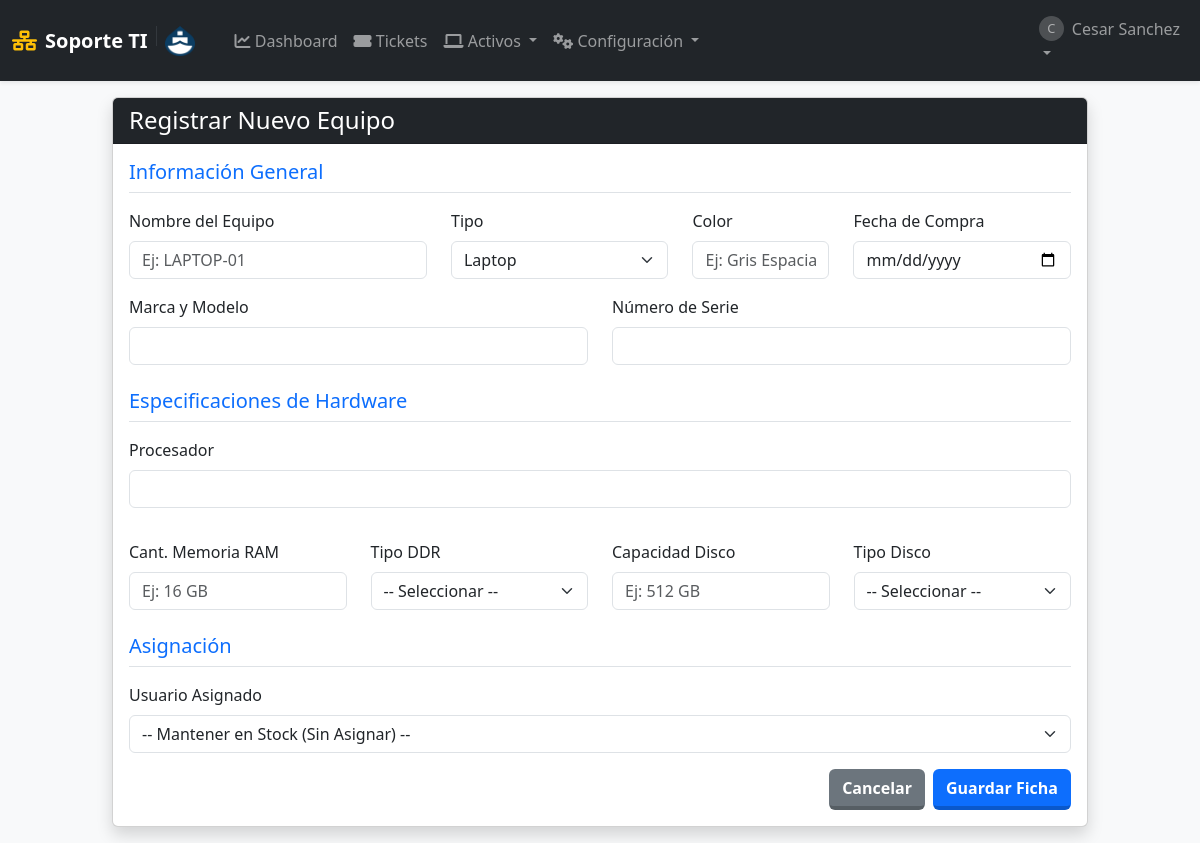
Before: /equipos/gestion/2 (signed in) with the older database file.
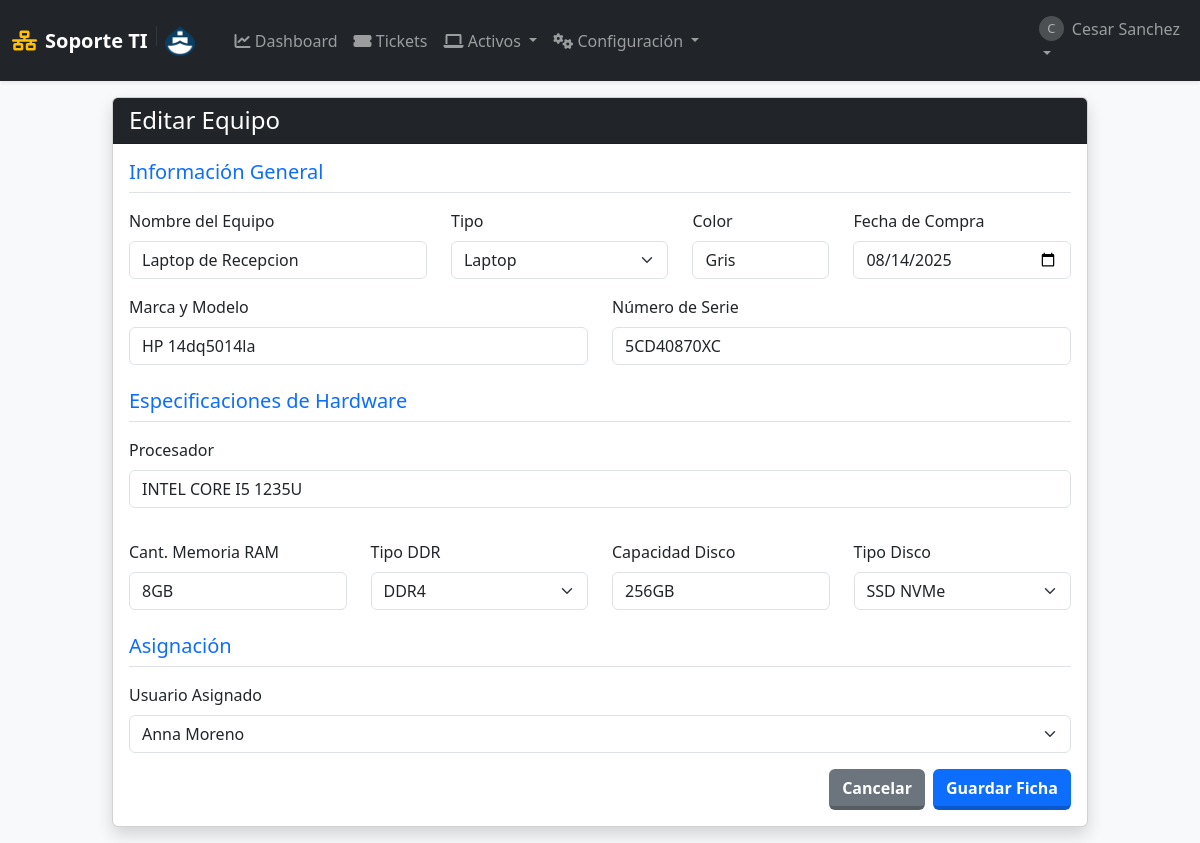
After: the same page with the newer database file.
### tables this page shows
CREATE TABLE equipos (
            id INTEGER PRIMARY KEY AUTOINCREMENT,
            nombre_equipo TEXT UNIQUE NOT NULL,
            tipo TEXT,
            marca_modelo TEXT,
            numero_serie TEXT UNIQUE,
            fecha_adquisicion DATE,
            usuario_asignado_id INTEGER,
            notas TEXT, procesador TEXT, memoria_ram TEXT, tipo_ram TEXT, disco_duro TEXT, tipo_disco TEXT, fecha_compra DATE, color TEXT,
            FOREIGN KEY (usuario_asignado_id) REFERENCES usuarios (id) ON DELETE SET NULL
        );

CREATE TABLE usuarios (
            id INTEGER PRIMARY KEY AUTOINCREMENT,
            username TEXT UNIQUE NOT NULL,
            email TEXT UNIQUE,
            password_hash TEXT NOT NULL,
            role TEXT NOT NULL DEFAULT 'user' CHECK(role IN ('admin', 'user', 'tecnico')),
            departamento TEXT,
            fecha_creacion TIMESTAMP DEFAULT CURRENT_TIMESTAMP
        );

### app.py (the view, shortened to what this page needs)
@app.route('/equipos/gestion', methods=['GET', 'POST'])
@app.route('/equipos/gestion/<int:equipo_id>', methods=['GET', 'POST'])
@admin_required
def gestion_equipo(equipo_id=None):
    db = get_db()
    equipo = db.execute("SELECT * FROM equipos WHERE id = ?", (equipo_id,)).fetchone() if equipo_id else None
    usuarios = db.execute("SELECT id, username FROM usuarios").fetchall()
    return render_template('formulario_equipo.html', equipo=equipo, usuarios=usuarios)

### app.py (called while the page is built)
def get_db():
    if 'db' not in g:
        g.db = sqlite3.connect(app.config['DB_FILE'])
        g.db.row_factory = sqlite3.Row
        g.db.execute("PRAGMA foreign_keys = ON")
    return g.db

def admin_required(f):
    @wraps(f)
    def decorated_function(*args, **kwargs):
        if session.get('role') != 'admin':
            flash('Acceso denegado.', 'danger')
            return redirect(url_for('dashboard'))
        return f(*args, **kwargs)
    return decorated_function

### templates/formulario_equipo.html (shortened to what the changed rows need)
{% extends "layout.html" %}
{% block content %}
<div class="row justify-content-center">
    <div class="col-md-10">
        <div class="card shadow">
            <div class="card-header bg-dark text-white">
                <h4 class="mb-0">
                    {% if equipo %}Editar Equipo{% else %}Registrar Nuevo Equipo{% endif %}
                </h4>
            </div>
            <div class="card-body">
                <form method="POST">
                    <div class="row mb-3">
                        <div class="col-md-4">
                            <label class="form-label">Nombre del Equipo</label>
                            <input type="text" name="nombre_equipo" class="form-control" value="{{ equipo.nombre_equipo if equipo else '' }}" required placeholder="Ej: LAPTOP-01">
                        </div>
                        <div class="col-md-3">
                            <label class="form-label">Tipo</label>
                            <select name="tipo" class="form-select">
                                <option value="Laptop" {% if equipo and equipo.tipo == 'Laptop' %}selected{% endif %}>Laptop</option>
                            </select>
                        </div>
                        <div class="col-md-2">
                            <label class="form-label">Color</label>
                            <input type="text" name="color" class="form-control" value="{{ equipo.color if equipo else '' }}" placeholder="Ej: Gris Espacial">
                        </div>
                        <div class="col-md-3">
                            <label class="form-label">Fecha de Compra</label>
                            <input type="date" name="fecha_compra" class="form-control" value="{{ equipo.fecha_compra if equipo else '' }}">
                        </div>
                    </div>
                    <div class="row mb-3">
                        <div class="col-md-6">
                            <label class="form-label">Marca y Modelo</label>
                            <input type="text" name="marca_modelo" class="form-control" value="{{ equipo.marca_modelo if equipo else '' }}">
                        </div>
                        <div class="col-md-6">
                            <label class="form-label">Número de Serie</label>
                            <input type="text" name="numero_serie" class="form-control" value="{{ equipo.numero_serie if equipo else '' }}">
                        </div>
                    </div>
                    <div class="row mb-3">
                        <div class="col-md-12 mb-3">
                            <label class="form-label">Procesador</label>
                            <input type="text" name="procesador" class="form-control" value="{{ equipo.procesador if equipo else '' }}">
                        </div>
                    </div>
                    <div class="row mb-3">
                        <div class="col-md-3">
                            <label class="form-label">Cant. Memoria RAM</label>
                            <input type="text" name="memoria_ram" class="form-control" value="{{ equipo.memoria_ram if equipo else '' }}" placeholder="Ej: 16 GB">
                        </div>
                        <div class="col-md-3">
                            <label class="form-label">Tipo DDR</label>
                            <select name="tipo_ram" class="form-select">
                                <option value="">-- Seleccionar --</option>
                                <option value="DDR4" {% if equipo and equipo.tipo_ram == 'DDR4' %}selected{% endif %}>DDR4</option>
                            </select>
                        </div>
                        <div class="col-md-3">
                            <label class="form-label">Capacidad Disco</label>
                            <input type="text" name="disco_duro" class="form-control" value="{{ equipo.disco_duro if equipo else '' }}" placeholder="Ej: 512 GB">
                        </div>
                        <div class="col-md-3">
                            <label class="form-label">Tipo Disco</label>
                            <select name="tipo_disco" class="form-select">
                                <option value="">-- Seleccionar --</option>
                                <option value="SSD NVMe" {% if equipo and equipo.tipo_disco == 'SSD NVMe' %}selected{% endif %}>SSD NVMe</option>
                            </select>
                        </div>
                    </div>
                    <div class="mb-3">
                        <label class="form-label">Usuario Asignado</label>
                        <select name="usuario_asignado_id" class="form-select">
                            <option value="">-- Mantener en Stock (Sin Asignar) --</option>
                            {% for usuario in usuarios %}
                            <option value="{{ usuario.id }}" {% if equipo and equipo.usuario_asignado_id == usuario.id %}selected{% endif %}>
                                {{ usuario.username }}
                            </option>
                            {% endfor %}
                        </select>
                    </div>
                </form>
            </div>
        </div>
    </div>
</div>
{% endblock %}

Changed rows visible on the page:
added equipos: nombre_equipo "Laptop de Recepcion", tipo "Laptop", color "Gris", fecha_compra "08/14/2025", marca_modelo "HP 14dq5014la", numero_serie "5CD40870XC", procesador "INTEL CORE I5 1235U", memoria_ram "8GB", tipo_ram "DDR4", disco_duro "256GB", tipo_disco "SSD NVMe", usuario_asignado_id "Anna Moreno"
Other visible differences:
form field tipo: "Laptop" → (not shown)
form field tipo_ram: "-- Seleccionar --" → (not shown)
form field tipo_disco: "-- Seleccionar --" → (not shown)
form field usuario_asignado_id: "-- Mantener en Stock (Sin Asignar) --" → (not shown)
text no longer shown: "Registrar Nuevo Equipo"
text now shown: "Editar Equipo"
